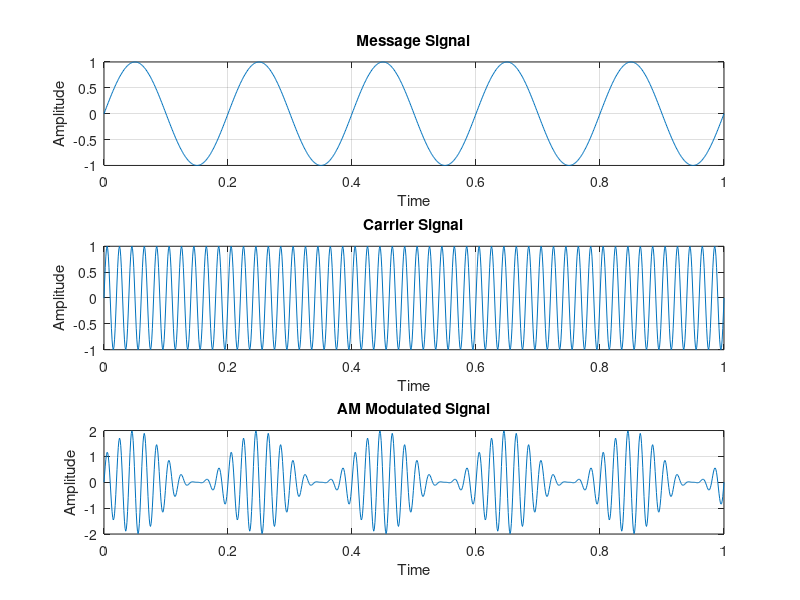

Write MATLAB code to recreate this figure.
clc;
clear;
close all;
t = 0:0.001:1;

% Message Signal

fm = 5;

message = sin(2*pi*fm*t);



% Carrier Signal

fc = 50;

carrier = sin(2*pi*fc*t);



% AM Modulation

amplitude = 1;

AM_signal = (1 + amplitude*message).*carrier;



% Plot Message Signal

figure;

subplot(3,1,1);

plot(t,message);

title('Message Signal');

xlabel('Time');

ylabel('Amplitude');

grid on;



% Plot Carrier Signal

subplot(3,1,2);

plot(t,carrier);

title('Carrier Signal');

xlabel('Time');

ylabel('Amplitude');

grid on;



% Plot AM Signal

subplot(3,1,3);

plot(t,AM_signal);

title('AM Modulated Signal');

xlabel('Time');

ylabel('Amplitude');

grid on;
